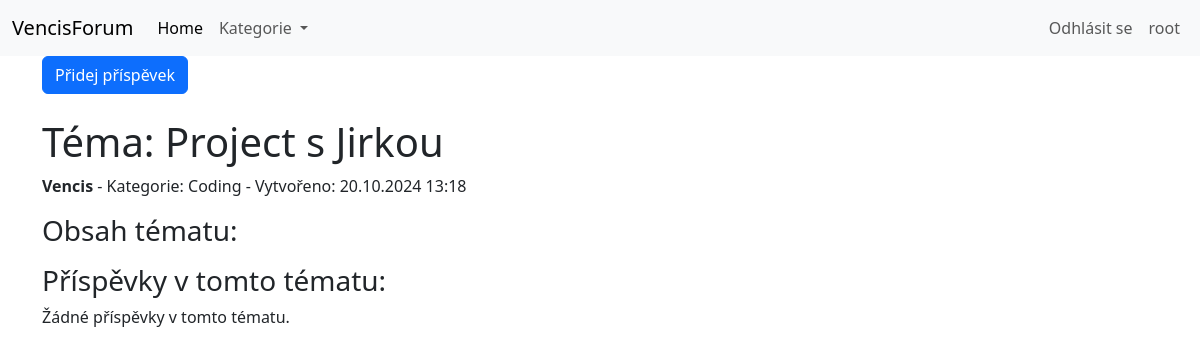
Page /topics.php?id=4 on the committed database.
### tables this page shows
CREATE TABLE `topics` (
    `id` INT UNSIGNED AUTO_INCREMENT PRIMARY KEY,
    `user_id` INT UNSIGNED,
    `category_id` INT UNSIGNED,
    `title` VARCHAR(255),
    `created_at` TIMESTAMP
);

CREATE TABLE `users` (
  `id` INT UNSIGNED AUTO_INCREMENT PRIMARY KEY,
  `role_id` INT UNSIGNED,
  `username` varchar(255),
  `password` varchar(255),
  `created_at` timestamp
);

CREATE TABLE `categories` (
    `id` iNT UNSIGNED AUTO_INCREMENT PRIMARY KEY,
    `name` VARCHAR(255),
    `created_at` TIMESTAMP
);

### db/db.php (called while the page is built, shortened)
<?php
$username = "root";

### topics.php (the view, shortened to what this page needs)
<?php
include "db/db.php";
$topic_id = isset($_GET['id']) ? (int)$_GET['id'] : 0;
$sql_topic = "SELECT t.*, c.name AS category_name, u.username
              FROM topics t
              JOIN categories c ON t.category_id = c.id
              JOIN users u ON t.user_id = u.id
              WHERE t.id = :topic_id";
$stmt_topic = $db->prepare($sql_topic);
$stmt_topic->bindParam(':topic_id', $topic_id, PDO::PARAM_INT);
$stmt_topic->execute();
$topic = $stmt_topic->fetch(PDO::FETCH_ASSOC);
$sql_posts = "SELECT p.*, u.username
              FROM posts p
              JOIN users u ON p.user_id = u.id
              WHERE p.topic_id = :topic_id
              ORDER BY p.created_at DESC";
$stmt_posts = $db->prepare($sql_posts);
$stmt_posts->bindParam(':topic_id', $topic_id, PDO::PARAM_INT);
$stmt_posts->execute();
$posts = $stmt_posts->fetchAll(PDO::FETCH_ASSOC);
$postForm = null;
if(array_key_exists("AddPost", $_POST)) {
    $postForm =
    "<div class='container'>
        <form method='POST'>
            <textarea name='PostTitle' placeholder='Název příspěvku' required></textarea>
            <textarea name='PostContent' placeholder='Napiš sem tvůj příspěvek' required></textarea>
            <button type='submit' name='uploadPost'>Uploadni příspěvek</button>
        </form>
    </div>";
} else {
    $postForm = "<div class='container'>
        <form method='post'>
            <button name='AddPost' class='btn btn-primary'>Přidej příspěvek</button>
        </form>
    </div>";
}
?>
<!DOCTYPE html>
<html lang="en">
<head>
    <link href="https://cdn.jsdelivr.net/npm/bootstrap@5.3.3/dist/css/bootstrap.min.css" rel="stylesheet">
</head>
<body>
    <nav class="navbar navbar-expand-lg bg-body-tertiary">
        <div class="container-fluid">
            <a class="navbar-brand" href="#">VencisForum</a>
            <div class="collapse navbar-collapse" id="navbarSupportedContent">
                <ul class="navbar-nav me-auto mb-2 mb-lg-0">
                    <li class="nav-item">
                        <a class="nav-link active" href="index.php">Home</a>
                    </li>
                    <li class="nav-item dropdown">
                        <a class="nav-link dropdown-toggle" href="index.php" role="button" data-bs-toggle="dropdown" aria-expanded="false">
                            Kategorie
                        </a>
                    </li>
                </ul>
                <ul class="navbar-nav ms-auto mb-2 mb-lg-0">
                    <?php if (isset($username)): ?>
                        <li class="nav-item">
                            <a class="nav-link" href="logout.php">Odhlásit se</a>
                        </li>
                        <li class="nav-item">
                            <a class="nav-link" href="profile.php"><?php echo htmlspecialchars($username); ?></a>
                        </li>
                    <?php else: ?>
                        <li class="nav-item">
                            <a class="nav-link" href="login.php">Přihlásit se</a>
                        </li>
                    <?php endif; ?>
                </ul>
            </div>
        </div>
    </nav>
    <?php echo $postForm; ?>
    <div class="container mt-4">
        <h1>Téma: <?php echo htmlspecialchars($topic['title']); ?></h1>
        <p><strong><?php echo htmlspecialchars($topic['username']); ?></strong> - Kategorie: <?php echo htmlspecialchars($topic['category_name']); ?> - Vytvořeno: <?php echo date('d.m.Y H:i', strtotime($topic['created_at'])); ?></p>
        <div class="topic-content">
            <h3>Obsah tématu:</h3>
        </div>
        <h3>Příspěvky v tomto tématu:</h3>
        <?php if (!empty($posts)): ?>
            <div class="list-group">
                <?php foreach ($posts as $post): ?>
                    <div class="list-group-item">
                        <h4 class="mb-1"><?php echo htmlspecialchars($post['title']); ?></h4>
                        <h5 class="mb-1"><?php echo htmlspecialchars($post['username']); ?></h5>
                        <p class="mb-1"><?php echo date('d.m.Y H:i', strtotime($post['created_at'])); ?></p>
                        <div class="post-content mt-2">
                            <p><?php echo nl2br(htmlspecialchars($post['content'])); ?></p>
                        </div>
                    </div>
                <?php endforeach; ?>
            </div>
        <?php else: ?>
            <p>Žádné příspěvky v tomto tématu.</p>
        <?php endif; ?>
    </div>
</body>
</html>

### rows in the picture
topics: title "Project s Jirkou", user.username "Vencis", category.name "Coding", created_at "20.10.2024 13:18"

### other values in the picture
$username "root"
